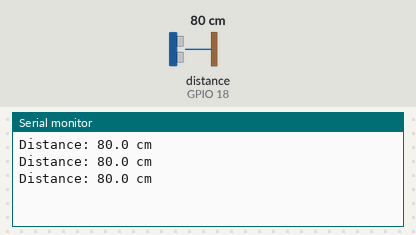
Simulated run of this sketch. Board: ESP32. On the bench: the last lines printed to the serial monitor. Wiring (inferred from the names in the program): ultrasonic range finder: trigger GPIO 5; echo GPIO 18. Inputs (shaded band) come from the test bench; at power-on: distance to the obstacle (sensor on GPIO 18) 80 cm. The echo pulse lasts 58.3 µs per cm.

Above: at 1.3 s.
1.4 s: distance to the obstacle (sensor on GPIO 18) set to 2 cm
At 1.9 s:
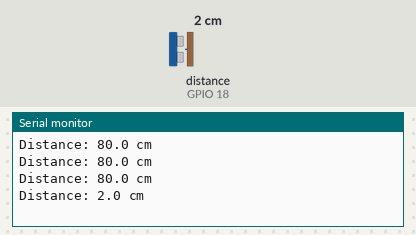
2.9 s: distance to the obstacle (sensor on GPIO 18) set to 4 cm
At 3.4 s:
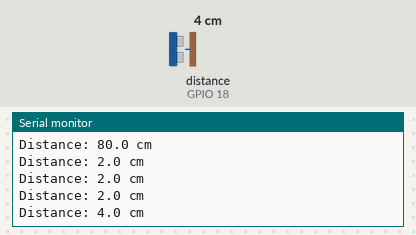
Timing chart, 0 to 5.9 s (numbered marks = the images above; inputs shaded):
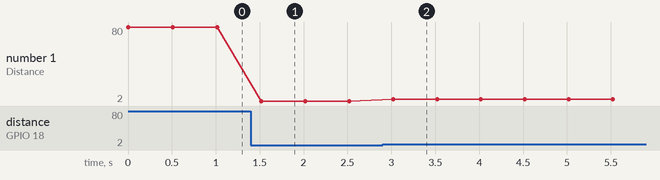

The sketch:

esp32_sensor_test.ino
```cpp
/*
 * STEP 1 TEST - run this first when your parts arrive.
 * Only ESP32 + JSN-SR04T. Prints distance in the Serial Monitor (115200 baud).
 * Wiring: VCC->5V(VIN), GND->GND, TRIG->GPIO5, ECHO->1k->GPIO18->2k->GND
 * Point the sensor at a wall 30-200 cm away. If the number follows your hand, the sensor works.
 */
#define PIN_TRIG 5
#define PIN_ECHO 18

void setup() {
  Serial.begin(115200);
  pinMode(PIN_TRIG, OUTPUT);
  pinMode(PIN_ECHO, INPUT);
}

void loop() {
  digitalWrite(PIN_TRIG, LOW);  delayMicroseconds(4);
  digitalWrite(PIN_TRIG, HIGH); delayMicroseconds(12);
  digitalWrite(PIN_TRIG, LOW);
  unsigned long d = pulseIn(PIN_ECHO, HIGH, 30000);
  if (d == 0) Serial.println("No echo - check wiring / distance (min 20 cm)");
  else { Serial.print("Distance: "); Serial.print(d * 0.0343 / 2.0, 1); Serial.println(" cm"); }
  delay(500);
}
```

Measured:
- after the input at 1.4 s, the serial monitor: prints a new line after 0.12 s (image 1)
- after the input at 2.9 s, the serial monitor: prints a new line after 0.12 s (image 2)
- plotted number 1: 80 → 2 after the input at 1.4 s, 2 → 4 after the input at 2.9 s
